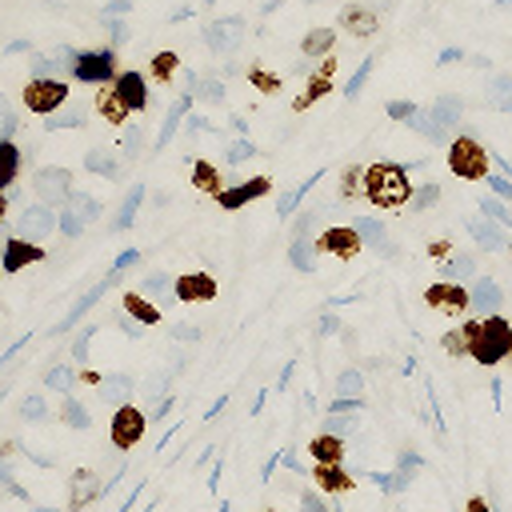
#> input picture SRCNN-master/Srcnn/data_img/data_source/1_m.png, 512 x 512 px, given in place of 1.png, which was not available
$ python pre_do.py
#> lines starting #> are read from the running program, lines starting #| are printed output that depends on the picture
import cv2
import os
import h5py
from tqdm import tqdm
import csv
#pre_do这个模块主要时进行一些图像预处理以及生成可以用来训练的数据集
def bigger(filename,times_bigger=4):
    '''这个函数是用来放大图像填充像素到原来清晰的大小，默认扩大高和宽为2倍
        拥有两个参数，filename文件名需要str类型
                    times_bigger默认为2
    '''
    img = cv2.imread(filename)
    h = img.shape[0]
    w = img.shape[1]
    newimg = cv2.resize(img,(w*times_bigger,h*times_bigger),interpolation=cv2.INTER_CUBIC)
    return newimg
def shrink(filename,times_shrink=4):
    '''这个函数是用来缩小图像削减像素到模糊的大小，默认缩小高和宽为2倍（奇数数值缩小2倍会进行取整操作）
            拥有两个参数，filename文件名需要str类型
                        times_bigger默认为2
    '''
#> called with filename = '1.png', times_shrink = 4
    img = cv2.imread(filename)
#> img is the input picture: shape (512, 512, 3); mean B, G, R 183.3, 191.8, 196.8
    h = img.shape[0]
#> h = 512
    w = img.shape[1]
#> w = 512
    newimg = cv2.resize(img,(int(w/times_shrink),int(h/times_shrink)))
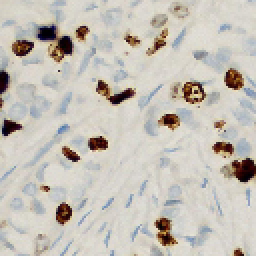
#> newimg: shape (128, 128, 3) (shown 2 times larger); mean B, G, R 183.4, 191.9, 196.9
    return newimg


def test_ShrinkandBigger():
    '''这个函数用来测试图片经过预处理之后是否变得模糊不清'''
    fn = 'xdu.jpg'#这个xdu.jpg是放在SRCNN根目录的一张图片
    img_shrink2 = shrink(fn)
    cv2.imwrite('img_shrink.jpg', img_shrink2)
    img_shrink2_bigger2 = bigger('img_shrink.jpg')
    cv2.imshow('shrink2', img_shrink2)#缩小4倍的图片
    cv2.imshow('shrink_bigger2', img_shrink2_bigger2)#扩大4倍的图片
    img = cv2.imread(fn)
    cv2.imshow('origin', img)#原图

    cv2.waitKey(0)
    cv2.destroyAllWindows()

def main():#TODO:以后要把一部分图像作为训练集，一部分作为测试集
    '''主函数，文件中的图片，并把处理好后的图片命名清楚然后一对一对地放进data_img文件夹中的子文件夹
        data_img中应该是有一个存有所有清晰图片的文件夹data_source
        处理好的模糊图像用01_m的形式存储在data_source里
        然后最好可以把tensor数据用csv格式存放在data_csv文件里，这样可以让这个过程更加透明
        一共有12个图像文件!!!!!!
    '''
    path_img='\data_img\data_source'
    path_save='\data_img\data_figure'
    root=os.getcwd()
    os.chdir(root+path_img)#修改工作路径到data_source
    print('12个图像的数据集处理中...')
    for i in tqdm(range(4)):
        j=i+1
        name=f'{j}.png'
        imgshrink2=shrink(name)
        cv2.imwrite('img_shrink.png',imgshrink2)
        imgblur=bigger('img_shrink.png')
        cv2.imwrite(f'{j}_m.png',imgblur)
        os.remove('img_shrink.png')#图像处理完毕
#> pass 2 of the loop in main, `for i in tqdm(range(4)):`:
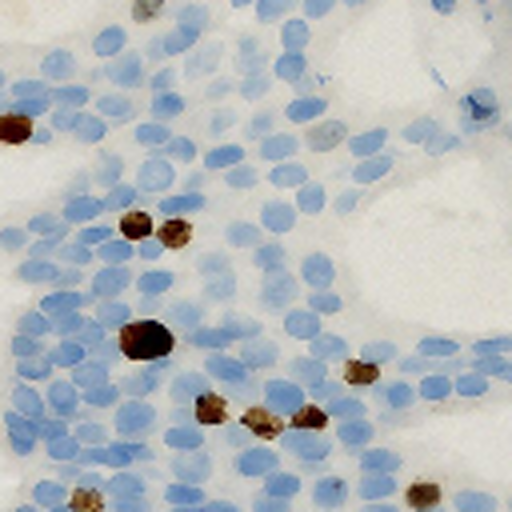
#> input picture SRCNN-master/Srcnn/data_img/data_source/2_m.png, 512 x 512 px, given in place of 2.png, which was not available
#> in shrink, img is the input picture: shape (512, 512, 3); mean B, G, R 187.4, 183.6, 177.8
#> in shrink (call 2), `newimg = cv2.resize(img,(int(w/times_shrink),int(h/times_shrink)))`:
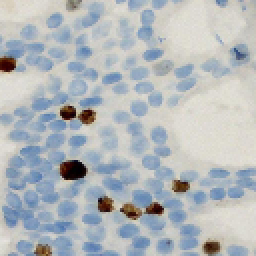
#> newimg: shape (128, 128, 3) (shown 2 times larger); mean B, G, R 187.5, 183.7, 177.9

    print('\n现在开始载入模糊图像数据和清晰图像数据到文件夹data_csv...')
    path_csv = '\data_img\data_csv'
    for name in tqdm(os.listdir(root+path_img)):
        os.chdir(root+path_img)
        img=cv2.imread(name)
        os.chdir(root + path_csv)
        index=name.rfind('.')
        img_name=name[:index]
        with open(f'{img_name}.csv','w') as csvfile:
            writer = csv.writer(csvfile)
            # writer.writerow(['R','G','B'])
            writer.writerow(img)
    print('\n载入图像数据成功，文件已经建立！')

    print('\n现在开始处理各图像大小，确保所有图像大小为128*128')
    os.chdir(root + path_save)  # 改变工作路径到存储图像的路径
    for name in tqdm(os.listdir(root+path_img)):
        img_origin_path=root+path_img+f'\{name}'
        img_reader=cv2.imread(img_origin_path)
        if img_reader.shape>=(512,512,3):
            os.chdir(root+path_img)
            img_save=shrink(f'{name}',times_shrink=2)
            os.chdir(root+path_save)
            cv2.imwrite(f'{name}',img_save)
        else:
            cv2.imwrite(f'{name}',img_reader)


    print('\n清除残余文件中...')
    os.chdir(root+path_csv)
    for item in tqdm(os.listdir(root+path_csv)):
        if 'png' in item:
            os.remove(f'{item}')
    os.chdir(root)
    print('\n残余文件已经删除完毕返回主目录，预处理执行完毕！')

if __name__ == '__main__':
#> (the run stopped early here; a loop or call above may not have finished)
